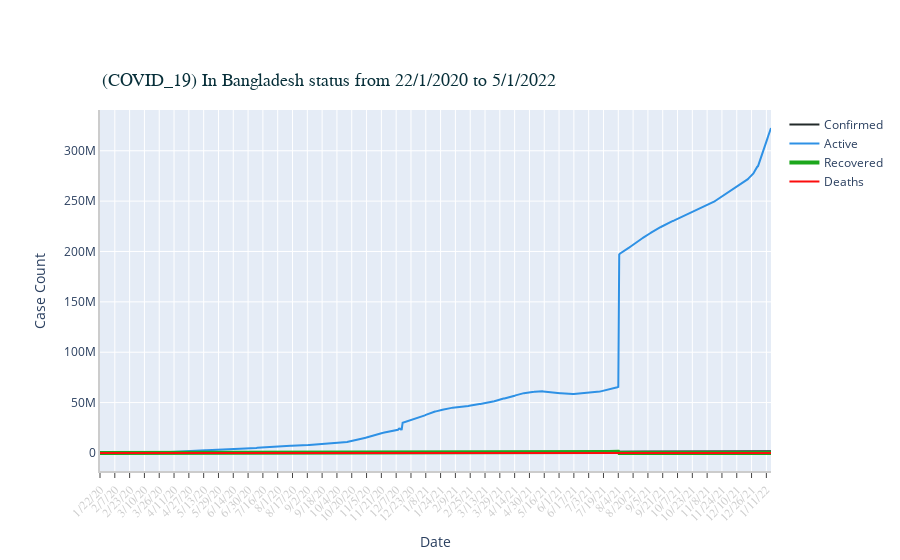

Source (notebook cell):
### Code cell
ts_array=[confirmed_bd_ts,active_bd_ts,recovered_bd_ts, deaths_bd_ts]
labels = ['Confirmed','Active','Recovered','Deaths']
colors = [color_arr[5],color_arr[0], color_arr[2], color_arr[3]]
mode_size = [8,8,12,8]
line_size = [2,2,4,2]
# Calling the draw plot function defined above
fig_2 = draw_plot(
                ts_array=ts_array,
                ts_label=labels,
                title = "(COVID_19) In Bangladesh status from 22/1/2020 to 5/1/2022",
                colors=colors,
                mode_size=mode_size,
                line_size=line_size,
                x_axis_title = "Date",
                y_axis_title = "Case Count",
                tickangle = 315,
                yaxis_type = "",
                additional_annotations=[]
                )

fig_2.show()

### Figure 1 — Plotly figure (JSON) as saved in the notebook; plotly's stock layout.template omitted (floating-point values rounded to 4 significant figures; data arrays with more than 128 entries replaced by an {"elided": "..."} marker saying what was removed)
{"data": [{"connectgaps": true, "line": {"color": "#222A2A", "width": 2}, "name": "Confirmed", "type": "scatter", "x": {"elided": "726 str values"}, "y": {"elided": "726 int values"}}, {"connectgaps": true, "line": {"color": "#2E91E5", "width": 2}, "name": "Active", "type": "scatter", "x": {"elided": "726 str values"}, "y": {"elided": "726 int values"}}, {"connectgaps": true, "line": {"color": "#1CA71C", "width": 4}, "name": "Recovered", "type": "scatter", "x": {"elided": "726 str values"}, "y": {"elided": "726 int values"}}, {"connectgaps": true, "line": {"color": "#FB0D0D", "width": 2}, "name": "Deaths", "type": "scatter", "x": {"elided": "726 str values"}, "y": {"elided": "726 int values"}}], "layout": {"annotations": [{"font": {"color": "#072F39", "family": "Times new roman", "size": 18}, "showarrow": false, "text": "(COVID_19) In Bangladesh status from 22/1/2020 to 5/1/2022", "x": 0, "xanchor": "left", "xref": "paper", "y": 1.05, "yanchor": "bottom", "yref": "paper"}], "autosize": true, "margin": {"autoexpand": true, "l": 100, "r": 20, "t": 110}, "showlegend": true, "xaxis": {"linecolor": "rgb(204,204,204)", "linewidth": 2, "showgrid": true, "showline": true, "showticklabels": true, "tickangle": -45, "tickfont": {"color": "rgb(204,204,204)", "family": "Times new roman", "size": 12}, "ticks": "outside", "title": {"text": "Date"}}, "yaxis": {"linecolor": "rgb(204,204,204)", "linewidth": 2, "showgrid": true, "showline": true, "showticklabels": true, "title": {"text": "Case Count"}}}}
